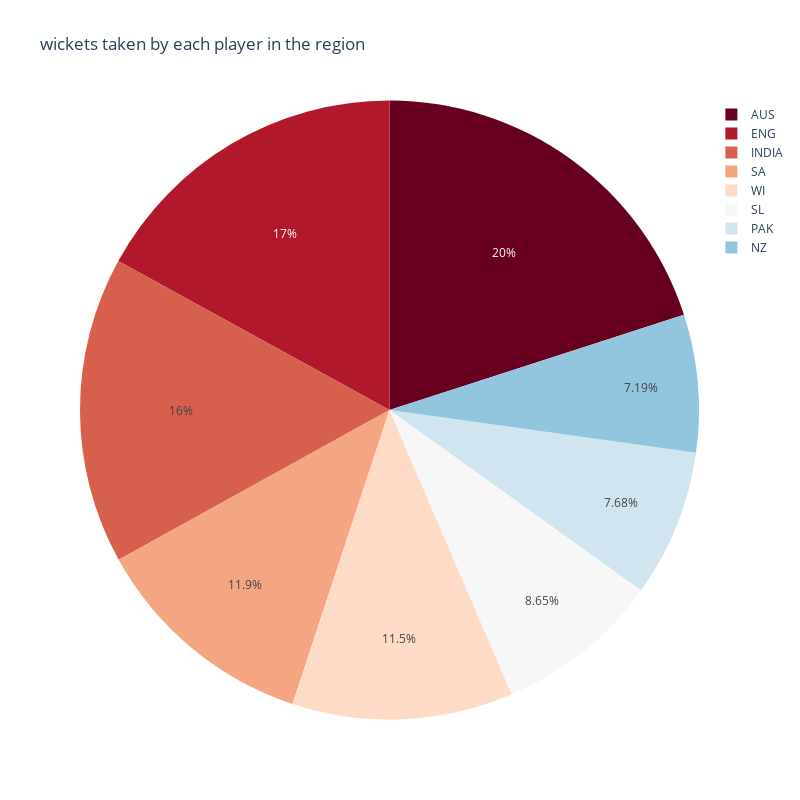

Notebook code cell kept with this figure:
### Code cell
px.pie(bowling_test, values='Wkts', names='Final Region', title='wickets taken by each player in the region',
        color_discrete_sequence=px.colors.sequential.RdBu, width=800, height=800)

### Figure 1 — Plotly figure (JSON) as saved in the notebook; plotly's stock layout.template omitted (floating-point values rounded to 4 significant figures; data arrays with more than 128 entries replaced by an {"elided": "..."} marker saying what was removed)
{"data": [{"domain": {"x": [0, 1], "y": [0, 1]}, "hovertemplate": "Final Region=%{label}<br>Wkts=%{value}<extra></extra>", "labels": {"elided": "3050 str values"}, "legendgroup": "", "name": "", "showlegend": true, "type": "pie", "values": {"elided": "3050 int values"}}], "layout": {"height": 800, "legend": {"tracegroupgap": 0}, "piecolorway": ["rgb(103,0,31)", "rgb(178,24,43)", "rgb(214,96,77)", "rgb(244,165,130)", "rgb(253,219,199)", "rgb(247,247,247)", "rgb(209,229,240)", "rgb(146,197,222)", "rgb(67,147,195)", "rgb(33,102,172)", "rgb(5,48,97)"], "title": {"text": "wickets taken by each player in the region"}, "width": 800}}
